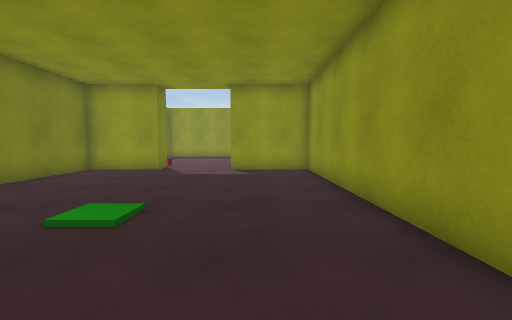
[1] (above)

16 first-person views from a walk through a Unity game level. The camera is 1.2 m above the floor, tilts 4° down and sees 90° across. Doors are open. The floor is counted in squares, 1 m on a side. Each view is taken from the middle of a square. On the plan, view 1 faces up. The plan holds only what a view shows up to about 12 squares ahead; the rest is blank. The place goes on beyond the plan. The player character is not drawn. Surface patterns are stand-ins for the level's own textures.

[2]
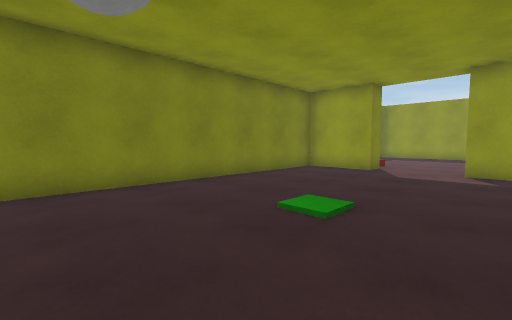

[3]
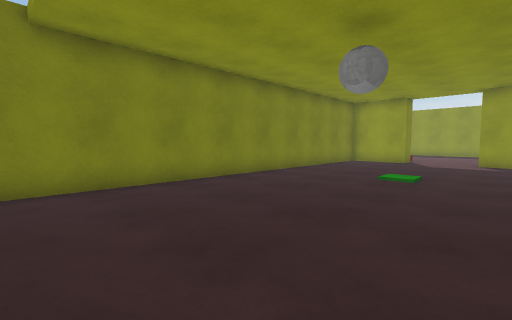

[4]
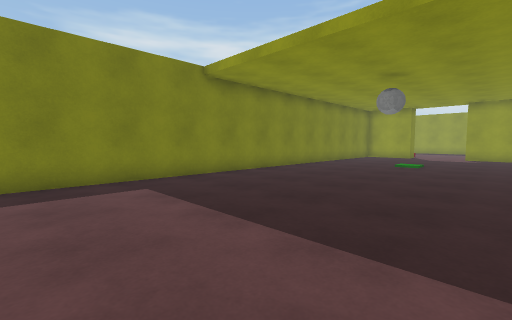

[5]
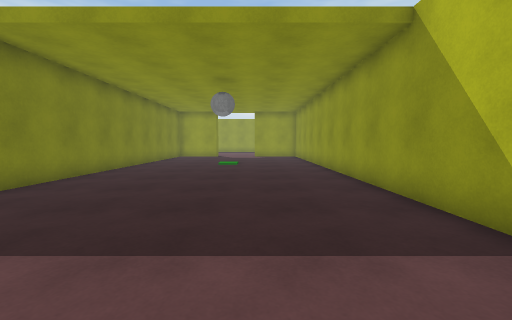

[6]
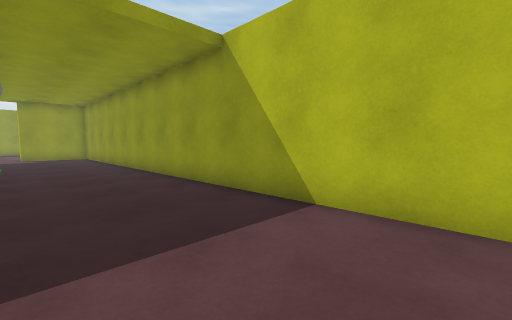

[7]
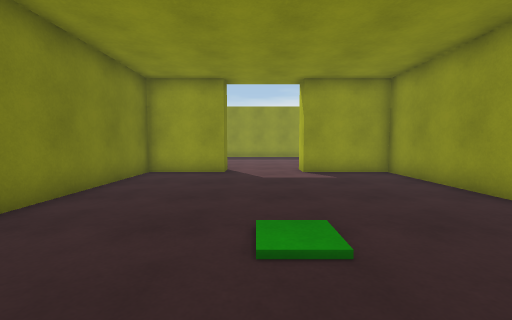

[8]
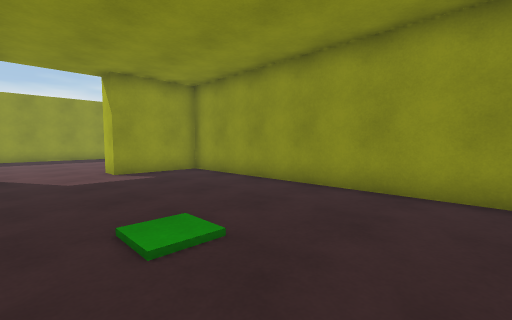

[9]
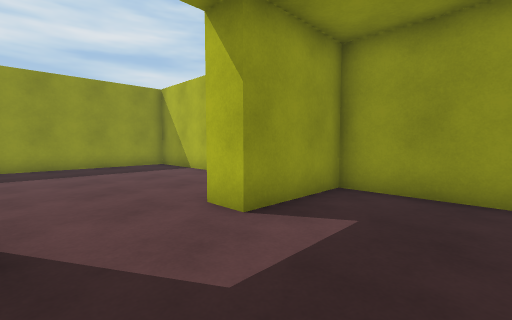

[10]
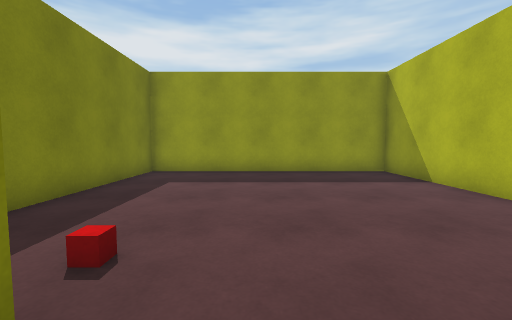

[11]
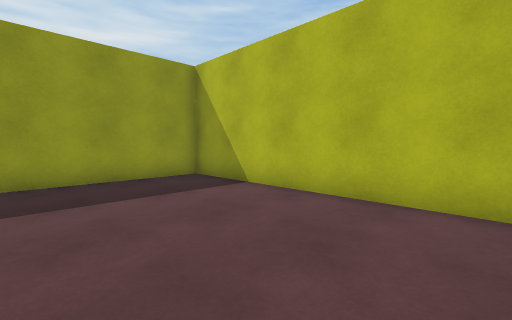

[12]
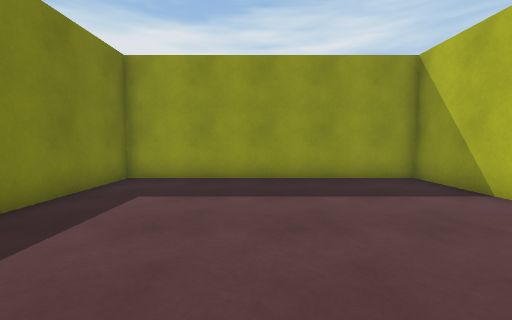

[13]
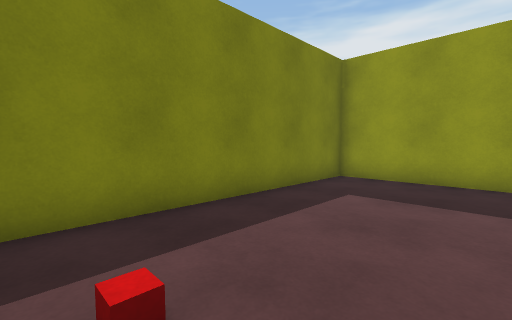

[14]
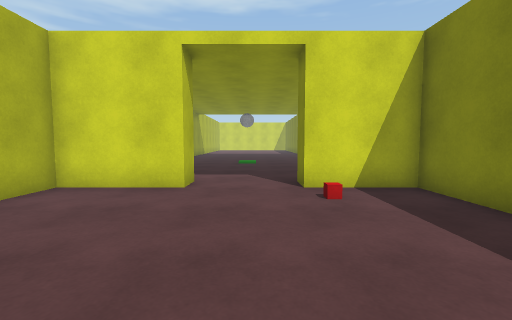

[15]
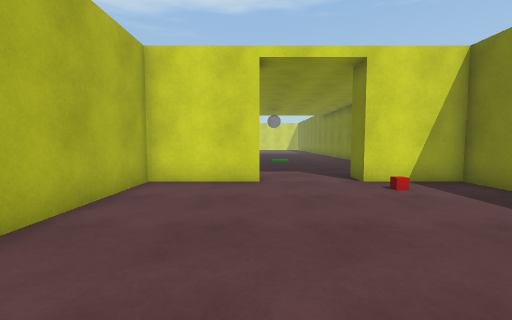

[16]
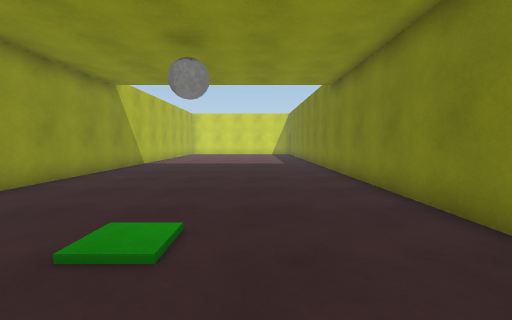

### Floor plan
Points are (right, up) in squares from view 1. A wall is a line through its corners. A room is listed if a view was taken in it or the views show most of it. See-through windows are left out.
Room 1 (views 1, 2, 3, 4, 5, 6, 7, 8, 9, 10, 16)
walls: (2.3, -10.1) (2.3, 11.2) (-1.1, 11.2) (-1.1, 12.3); (-4.3, 12.3) (-4.3, 11.2) (-7.3, 11.2) (-7.3, -10.1)
ways out: open door at (-2.5, 12) to room 2
Room 2 (views 11, 12, 13, 14, 15)
walls: (-1.1, 12.3) (2.3, 12.3) (2.3, 21.5) (-7.3, 21.5) (-7.3, 12.3) (-4.3, 12.3)
ways out: open door at (-2.5, 12) to room 1

Positions as (right, up) in squares from view 1, and headings:
1: (0, 0), facing up
2: (0, 0), facing up-left
3: (0, -5), facing up-left
4: (1, -10), facing up-left
5: (-1, -10), facing up
6: (-2, -10), facing up-right
7: (-3, 1), facing up
8: (-4, 1), facing up-right
9: (-4, 8), facing up-right
10: (-3, 11), facing up
11: (-3, 13), facing up-right
12: (-3, 13), facing up
13: (-3, 13), facing up-left
14: (-3, 19), facing down
15: (-1, 20), facing down
16: (-4, 7), facing down
